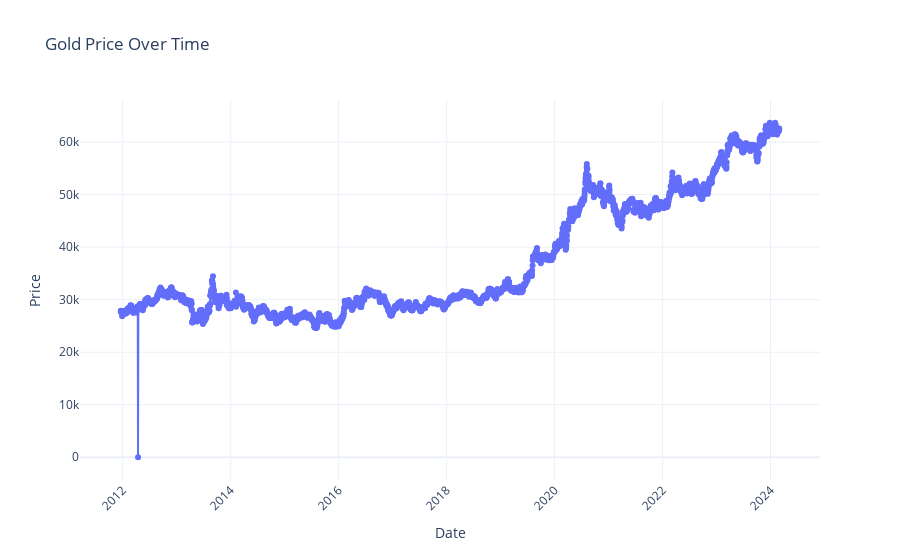

Here is the notebook cell this chart was saved with:
### Code cell
import pandas as pd
import plotly.graph_objects as go

# Load the data from the CSV file
data = pd.read_csv("golddata.csv")

# Convert the 'Date' column to datetime format
data['Date'] = pd.to_datetime(data['Date'])

# Convert the 'Price' column to numeric after removing commas
data['Price'] = pd.to_numeric(data['Price'].str.replace(',', ''))

# Create a Plotly figure
fig = go.Figure()

# Add a trace for the gold price over time
fig.add_trace(go.Scatter(x=data['Date'], y=data['Price'], mode='lines+markers'))

# Update layout
fig.update_layout(
    title='Gold Price Over Time',
    xaxis=dict(title='Date'),
    yaxis=dict(title='Price'),
    xaxis_tickangle=-45,
    showlegend=False,
    template='plotly_white'
)

# Show the plot
fig.show()

### Figure 1 — Plotly figure (JSON) as saved in the notebook; plotly's stock layout.template omitted (floating-point values rounded to 4 significant figures; data arrays with more than 128 entries replaced by an {"elided": "..."} marker saying what was removed)
{"data": [{"mode": "lines+markers", "x": {"elided": "3243 str values"}, "y": {"elided": "3243 int values"}, "type": "scatter"}], "layout": {"xaxis": {"title": {"text": "Date"}, "tickangle": -45}, "title": {"text": "Gold Price Over Time"}, "yaxis": {"title": {"text": "Price"}}, "showlegend": false}}
